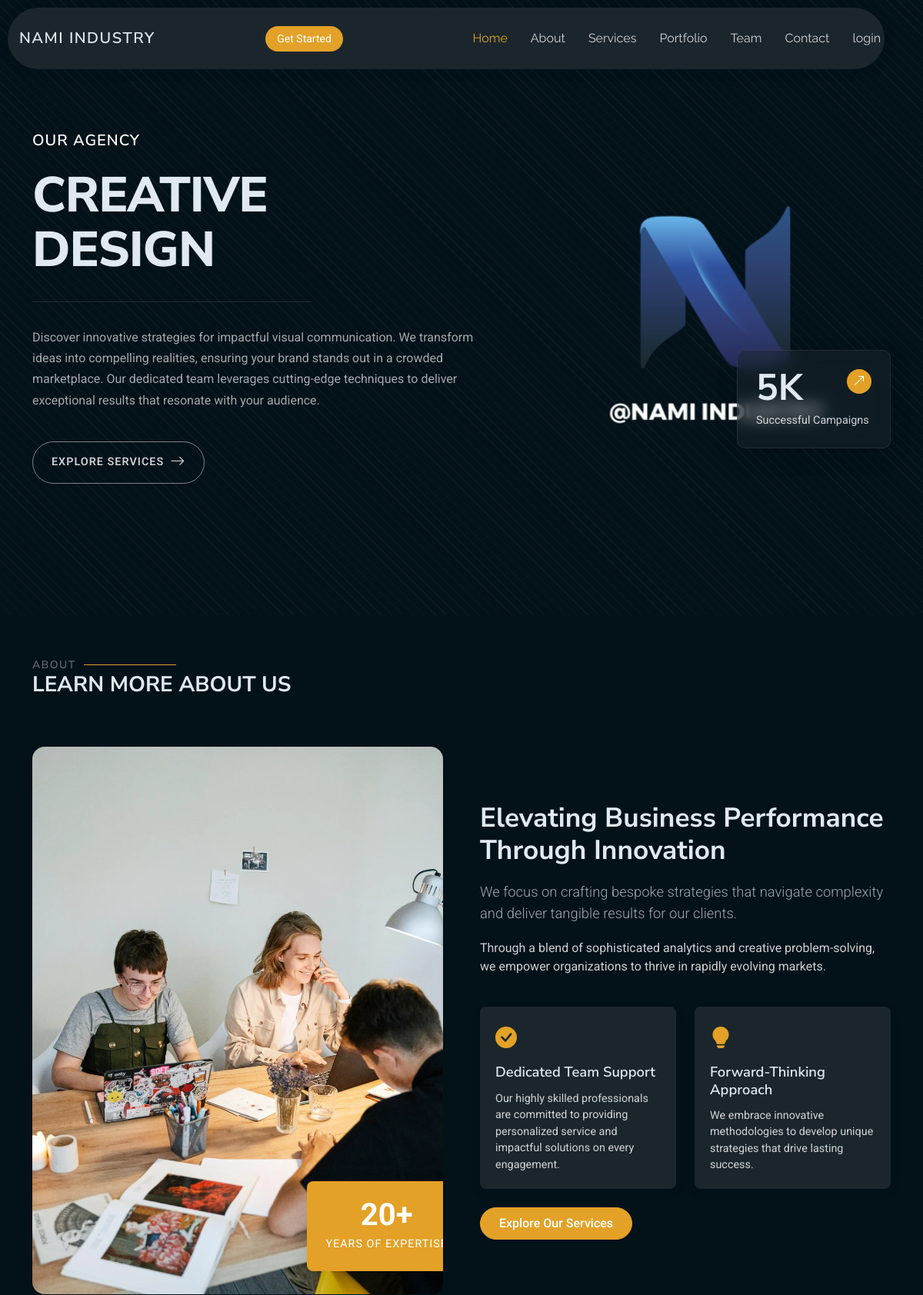
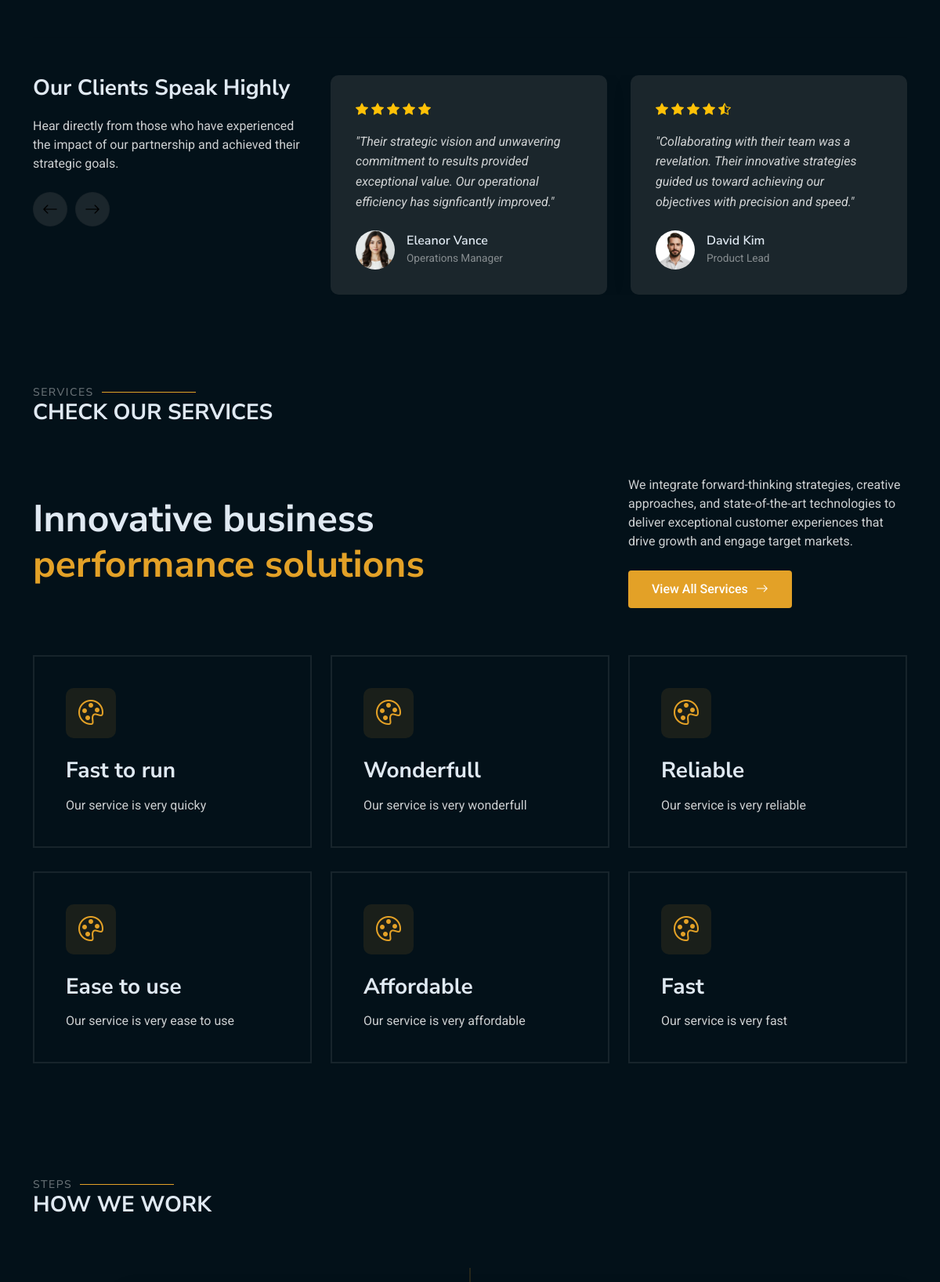
The page / (upper part) on the database its author committed (2 pictures, top to bottom).
### myapp/models.py (models this page shows)
class Feature(models.Model):
    name = models.CharField(max_length=100)
    details = models.CharField(max_length=500)

### myapp/views.py (the view)
# urls.py: path('', views.index, name='index'),
def index(request):
    features = Feature.objects.all()
    return render(request, 'index.html', {'features':features})

### templates/index.html (shortened to what this page needs)
{% load static %}
<!DOCTYPE html>
<html lang="en">
<head>
  <link href=" {% static 'assets/vendor/bootstrap/css/bootstrap.min.css' %}" rel="stylesheet">
  <link href=" {% static 'assets/vendor/bootstrap-icons/bootstrap-icons.css' %}" rel="stylesheet">
  <link href=" {% static 'assets/vendor/aos/aos.css' %}" rel="stylesheet">
  <link href=" {% static 'assets/vendor/swiper/swiper-bundle.min.css' %}" rel="stylesheet">
  <link href=" {% static 'assets/vendor/glightbox/css/glightbox.min.css' %}" rel="stylesheet">
  <link href=" {% static 'assets/css/main.css' %}" rel="stylesheet">
</head>
<body class="index-page">
  <header id="header" class="header d-flex align-items-center fixed-top">
    <div class="header-container container-fluid container-xl position-relative d-flex align-items-center justify-content-between">
      <a href="/" class="logo d-flex align-items-center me-auto me-xl-0">
        <h1 class="sitename">Nami industry</h1>
      </a>
      <nav id="navmenu" class="navmenu">
        <ul>
          <li><a href="#hero" class="active">Home</a></li>
          <li><a href="#about">About</a></li>
          <li><a href="#services">Services</a></li>
          <li><a href="#portfolio">Portfolio</a></li>
          <li><a href="#team">Team</a></li>
          <li><a href="#contact">Contact</a></li>
          {% if user.is_authenticated %}
          <li><a href="logout">logout or signup</a></li>
          {% else %}
          <li><a href="login">login</a></li>
          {% endif %}
        </ul>
      </nav>
      <a class="btn-getstarted" href="#about">
        {% if user.is_authenticated %}
        Get Started, {{ user.username | upper }}
        {% else %}
        Get Started
        {% endif %}
      </a>
    </div>
  </header>
  <main class="main">
    <section id="hero" class="hero section">
      <div class="container">
        <div class="row">
          <div class="col-lg-7 content-col" data-aos="fade-up">
            <div class="content">
              <div class="agency-name">
                <h5>OUR AGENCY</h5>
              </div>
              <div class="main-heading">
                <h1>CREATIVE <br>DESIGN</h1>
              </div>
              <div class="divider"></div>
              <div class="description">
                <p>Discover innovative strategies for impactful visual communication. We transform ideas into compelling realities, ensuring your brand stands out in a crowded marketplace. Our dedicated team leverages cutting-edge techniques to deliver exceptional results that resonate with your audience.</p>
              </div>
              <div class="cta-button">
                <a href="#services" class="btn">
                  <span>EXPLORE SERVICES</span>
                  <i class="bi bi-arrow-right"></i>
                </a>
              </div>
            </div>
          </div>
          <div class="col-lg-5" data-aos="zoom-out">
            <div class="visual-content">
              <div class="fluid-shape">
                <img src="{% static 'assets/nami_img/logo.png'%}" alt="Abstract Fluid Shape" class="fluid-img">
              </div>
              <div class="stats-card">
                <div class="stats-number">
                  <h2>5K</h2>
                </div>
                <div class="stats-label">
                  <p>Successful Campaigns</p>
                </div>
                <div class="stats-arrow">
                  <a href="#portfolio"><i class="bi bi-arrow-up-right"></i></a>
                </div>
              </div>
            </div>
          </div>
        </div>
      </div>
    </section>
    <section id="about" class="about section">
      <div class="container section-title" data-aos="fade-up">
        <h2>About</h2>
        <div><span>Learn More</span> <span class="description-title">About Us</span></div>
      </div>
      <div class="container">
        <div class="row gx-5 align-items-center">
          <div class="col-lg-6" data-aos="fade-right" data-aos-delay="200">
            <div class="about-image position-relative">
              <img src="{% static 'assets/img/about/about-portrait-1.webp' %}" class="img-fluid rounded-4 shadow-sm" alt="About Image" loading="lazy">
              <div class="experience-badge">
                <span class="years">20+</span>
                <span class="text">Years of Expertise</span>
              </div>
            </div>
          </div>
          <div class="col-lg-6 mt-4 mt-lg-0" data-aos="fade-left" data-aos-delay="300">
            <div class="about-content">
              <h2>Elevating Business Performance Through Innovation</h2>
              <p class="lead">We focus on crafting bespoke strategies that navigate complexity and deliver tangible results for our clients.</p>
              <p>Through a blend of sophisticated analytics and creative problem-solving, we empower organizations to thrive in rapidly evolving markets.</p>
              <div class="row g-4 mt-3">
                <div class="col-md-6" data-aos="zoom-in" data-aos-delay="400">
                  <div class="feature-item">
                    <i class="bi bi-check-circle-fill"></i>
                    <h5>Dedicated Team Support</h5>
                    <p>Our highly skilled professionals are committed to providing personalized service and impactful solutions on every engagement.</p>
                  </div>
                </div>
                <div class="col-md-6" data-aos="zoom-in" data-aos-delay="450">
                  <div class="feature-item">
                    <i class="bi bi-lightbulb-fill"></i>
                    <h5>Forward-Thinking Approach</h5>
                    <p>We embrace innovative methodologies to develop unique strategies that drive lasting success.</p>
                  </div>
                </div>
              </div>
              <a href="#" class="btn btn-primary mt-4">Explore Our Services</a>
            </div>
          </div>
        </div>
        <div class="testimonial-section mt-5 pt-5" data-aos="fade-up" data-aos-delay="100">
          <div class="row">
            <div class="col-lg-4" data-aos="fade-right" data-aos-delay="200">
              <div class="testimonial-intro">
                <h3>Our Clients Speak Highly</h3>
                <p>Hear directly from those who have experienced the impact of our partnership and achieved their strategic goals.</p>
                <div class="swiper-nav-buttons mt-4">
                  <button class="slider-prev"><i class="bi bi-arrow-left"></i></button>
                  <button class="slider-next"><i class="bi bi-arrow-right"></i></button>
                </div>
              </div>
            </div>
            <div class="col-lg-8" data-aos="fade-left" data-aos-delay="300">
              <div class="testimonial-slider swiper init-swiper">
                <div class="swiper-wrapper">
                  <div class="swiper-slide">
                    <div class="testimonial-item">
                      <div class="rating mb-3">
                        <i class="bi bi-star-fill"></i>
                        <i class="bi bi-star-fill"></i>
                        <i class="bi bi-star-fill"></i>
                        <i class="bi bi-star-fill"></i>
                        <i class="bi bi-star-fill"></i>
                      </div>
                      <p>"Their strategic vision and unwavering commitment to results provided exceptional value. Our operational efficiency has signficantly improved."</p>
                      <div class="client-info d-flex align-items-center mt-4">
                        <img src="{% static 'assets/img/person/person-f-1.webp' %} " class="client-img" alt="Client" loading="lazy">
                        <div>
                          <h6 class="mb-0">Eleanor Vance</h6>
                          <span>Operations Manager</span>
                        </div>
                      </div>
                    </div>
                  </div>
                  <div class="swiper-slide">
                    <div class="testimonial-item">
                      <div class="rating mb-3">
                        <i class="bi bi-star-fill"></i>
                        <i class="bi bi-star-fill"></i>
                        <i class="bi bi-star-fill"></i>
                        <i class="bi bi-star-fill"></i>
                        <i class="bi bi-star-half"></i>
                      </div>
                      <p>"Collaborating with their team was a revelation. Their innovative strategies guided us toward achieving our objectives with precision and speed."</p>
                      <div class="client-info d-flex align-items-center mt-4">
                        <img src="{% static 'assets/img/person/person-m-1.webp'%} " class="client-img" alt="Client" loading="lazy">
                        <div>
                          <h6 class="mb-0">David Kim</h6>
                          <span>Product Lead</span>
                        </div>
                      </div>
                    </div>
                  </div>
                </div>
              </div>
            </div>
          </div>
        </div>
      </div>
    </section>
    <section id="services" class="services section">
      <div class="container section-title" data-aos="fade-up">
        <h2>Services</h2>
        <div><span>Check Our</span> <span class="description-title">Services</span></div>
      </div>
      <div class="container" data-aos="fade-up" data-aos-delay="100">
        <div class="service-header">
          <div class="row align-items-center">
            <div class="col-lg-8 col-md-12">
              <div class="service-intro">
                <h2 class="service-heading">
                  <div>Innovative business</div>
                  <div><span>performance solutions</span></div>
                </h2>
              </div>
            </div>
            <div class="col-lg-4 col-md-12">
              <div class="service-summary">
                <p>
                  We integrate forward-thinking strategies, creative approaches, and state-of-the-art technologies to deliver exceptional customer experiences that drive growth and engage target markets.
                </p>
                <a href="services.html" class="service-btn">
                  View All Services
                  <i class="bi bi-arrow-right"></i>
                </a>
              </div>
            </div>
          </div>
        </div>
        <div class="row justify-content-center">
          {% for feature in features %}
          <div class="col-lg-4 col-md-6" data-aos="fade-up" data-aos-delay="100">
            <div class="service-card position-relative z-1">
              <div class="service-icon">
                <i class="bi bi-palette"></i>
              </div>
              <h3>
                <a href="service-details">
                   {{ feature.name }}
                </a>
              </h3>
              <p>
                {{ feature.details }}
              </p>
            </div>
          </div>
          {% endfor %}
        </div>
      </div>
    </section>
    <section id="steps" class="steps section">
      <div class="container section-title" data-aos="fade-up">
        <h2>Steps</h2>
        <div><span>How we</span> <span class="description-title">Work</span></div>
      </div>
      <div class="container" data-aos="fade-up" data-aos-delay="100">
        <div class="steps-wrapper">
        </div>
      </div>
    </section>
  </main>
</body>
</html>

### rows shown on the page
Feature: name "Fast to run", details "Our service is very quicky"
Feature: name "Wonderfull", details "Our service is very wonderfull"
Feature: name "Reliable", details "Our service is very reliable"
Feature: name "Ease to use", details "Our service is very ease to use"
Feature: name "Affordable", details "Our service is very affordable"
Feature: name "Fast", details "Our service is very fast"
